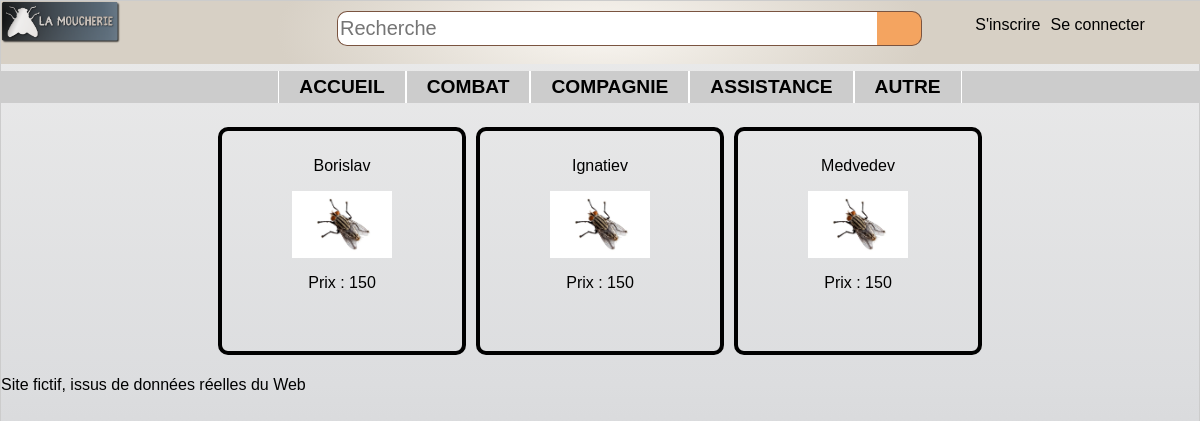
The page /controler/main.ctrl.php?cat=11 on the database as committed earlier.
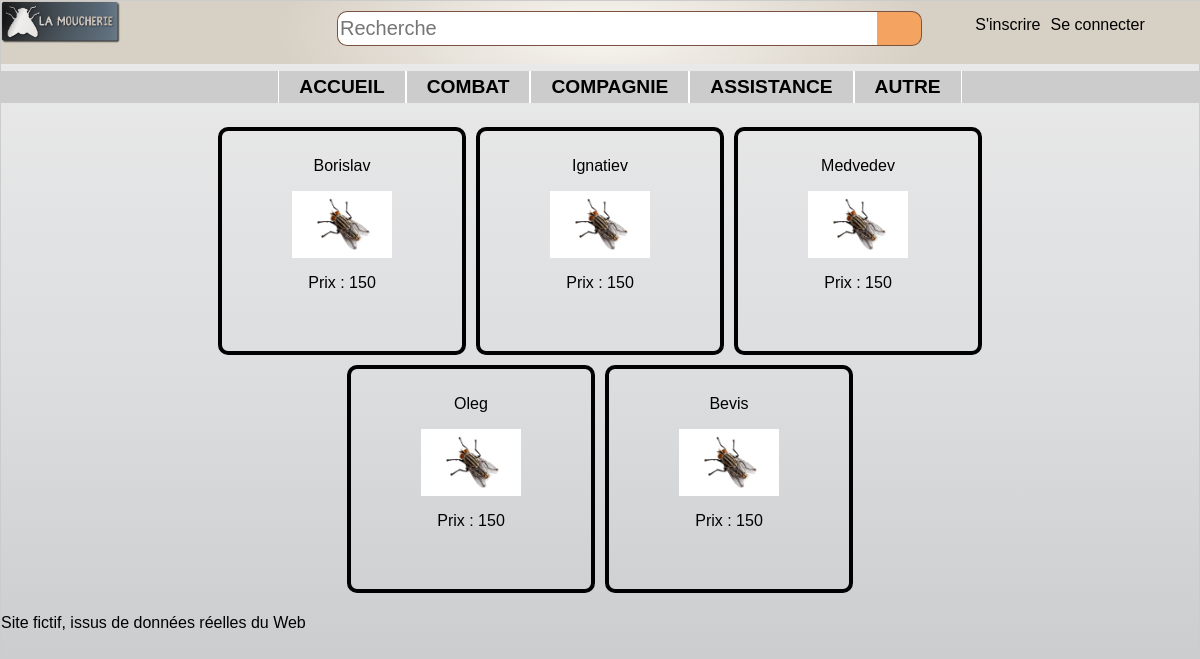
The same page on the database as committed later.
### tables this page shows
CREATE TABLE categorie (
	id INTEGER PRIMARY KEY,
	nom TEXT,
	pere INTEGER,
	FOREIGN KEY(pere) REFERENCES categorie(id)
);

CREATE TABLE article (
	ref INTEGER PRIMARY KEY,
	libelle TEXT,
	description TEXT,
	categorie INTEGER,
	prix REAL,
	image TEXT,
	FOREIGN KEY(categorie) REFERENCES categorie(id)
);

### controler/articles.ctrl.php (called while the page is built, shortened)
<?php
if (isset($_GET['cat']))
  $cat = $_GET['cat'];
else
  $cat = 0;
if (isset($_GET['ref'])){
  $ref = $_GET['ref'];
  if (isset($_GET['pred'])){
    $articles = $dao->prec($ref, $cat);
  }elseif (isset($_GET['next'])){
    $articles = $dao->next($ref, $cat);
  }
}else if ( $cat == 0){
  $articles = $dao->getBestArticle();
}else{
  $articles = $dao-> firstN($cat);
}
$next = $dao->next(end($articles)->ref, $cat);
include("../view/articles.view.php");
?>

### model/DAO.class.php (called while the page is built, shortened)
<?php
    $dao = new DAO();
    class DAO {
        private $db;
        function __construct() {
            try {
              $this->db = new PDO('sqlite:../data/db/lamoucherie.db');
            }
            catch (PDOException $e){
              die("erreur de connexion:".$e->getMessage());
            }
        }
        function firstN( int $cat) : array {
            if ($cat==0){
              $req = "SELECT * FROM article LIMIT 12";
            }else{
              if ($this->estUneCatPere($cat)==1){
                $req = "SELECT * FROM article WHERE categorie IN (select id FROM categorie WHERE pere=$cat) LIMIT 12";
              }else{
                $req = "SELECT * FROM article WHERE categorie=$cat LIMIT 12";
              }
            }
            $descripteur = $this->db->query($req);
            $result = $descripteur->fetchAll(PDO::FETCH_CLASS, 'Article');
            return $result;
        }
        function estUneCatPere(int $cat) : int {
          $req = "SELECT id FROM categorie WHERE id=$cat AND pere=id";
          $descripteur = $this->db->query($req);
          $estUneCatPere = $descripteur->fetchAll(PDO::FETCH_CLASS, 'Article');
          return sizeof($estUneCatPere);
        }
        function getAllCat() : array {
            $catPere = "SELECT * FROM categorie WHERE id=pere";
            $descripteur = $this->db->query($catPere);
            $resCatPere = $descripteur->fetchAll(PDO::FETCH_CLASS, 'Categorie');
            $resultat = array();
            foreach ($resCatPere as $key => $value) {
              $sousCatPere = "SELECT * FROM categorie WHERE pere=$value->id AND id!=pere";
              $descripteur = $this->db->query($sousCatPere);
              $resSousCatPere = $descripteur->fetchAll(PDO::FETCH_CLASS, 'Categorie');
              array_unshift($resSousCatPere, $value);
              $resultat[] = $resSousCatPere;
            }
            return $resultat;
        }
    }
    ?>

### view/articles.view.php (the view, shortened to what this page needs)
<?php
include("../view/header.php");
echo '<section class="articles">';
  $PATH = '../view/imgArticles/';
  foreach ($articles as $key => $article) {
    $img = $PATH.$article->image;
    echo"<a href=\"../controler/main.ctrl.php?cat=$cat&refArticle=$article->ref\">";
      echo '<article>';
        echo "<p>$article->libelle</p>";
        echo "<p><img src='$img' /></p>";
        echo "<p>Prix : $article->prix</p>";
      echo '</article>';
    echo"</a>";
  }
echo '</section>';
include("../view/footer.php");
?>

### controler/main.ctrl.php (shortened to what this page needs)
<?php
include_once("../model/DAO.class.php");
if ( isset($_SESSION["mail"]) && $dao->verifMail($_SESSION["mail"]) ){
  $userConnected = true;
}else{
  $userConnected = false;
}
$listeCategorie = $dao->getAllCat();
if (isset($_GET['inscription'])){
  include('inscription.ctrl.php');
}else if(isset($_GET['admin'])){
  include('admin.ctrl.php');
}else if(isset($_GET['panier'])){
  include('panier.ctrl.php');
}else if(isset($_GET['infocompte'])){
  include('infoCompte.ctrl.php');
}else if(isset($_GET['refArticle'])){
  include('article.ctrl.php');
}else{
  include('articles.ctrl.php');
}
?>

### view/header.php (shortened to what this page needs)
<html>
<head>
  <link rel="stylesheet" type="text/css" href="../view/design/style.css">
</head>
<body class="bridge">
  <header>
    <img src="../view/design/logo-moucherieTrans.png" alt="logo-moucherieTrans">
    <form class="formulaire" action="index.html" method="post">
      <input class="champ" type="text" placeholder="Recherche"/>
      <input class="bouton" type="button" value=" " />
    </form>
  </header>
  <nav class="connexion">
    <ul>
      <?php
          if ($userConnected){
            echo "<li>MON COMPTE";
              echo "<ul>";
                echo "<li><a href=\"../controler/main.ctrl.php?panier=1\">Mon panier</a></li>";
                echo "<li><a href=\"../controler/main.ctrl.php?infocompte=1\">Information compte</a></li>";
                if(  $_SESSION['statut'] == 'admin'){
                  echo "<li><a href=\"../controler/main.ctrl.php?admin=1\">Administration</a></li>";
                }
                echo "<li><a href=\"../controler/main.ctrl.php?deconnexion=1\">Déconnexion</a></li>";
              echo "</ul>";
            echo "</li>";
          }else{
            echo "<li><a href=\"../controler/main.ctrl.php?inscription=1\">S'inscrire</a></li>";
            echo "<li><form action=\"../controler/main.ctrl.php\" method=\"get\">Se connecter";
            echo "</form></li>";
          }
       ?>
    </ul>
  </nav>
  <nav class="menu">
    <ul>
      <li><a href="../controler/main.ctrl.php">accueil</a></li>
      <?php
        foreach ($listeCategorie as $key => $value) {
          if (sizeof($value)>1){
            $catPere = $value[0]->nom;
            $numCat = $value[0]->id;
            echo"<li><a href=\"../controler/main.ctrl.php?cat=$numCat\">$catPere</a>";
            echo"</li>";
          }else{
            $catPere = $value[0]->nom;
            $numCat = $value[0]->id;
            echo"<li><a href=\"../controler/main.ctrl.php?cat=$numCat\">$catPere</a></li>";
          }
        }
      ?>
    </ul>
  </nav>

### view/footer.php
  <footer>
    </p>Site fictif, issus de données réelles du Web</p>
  </footer>
</body>
</html>

### view/design/style.css (style rules this page uses)
.bridge { background-image: -webkit-linear-gradient(top, #EBEBEB 0%, #DCDDDF 48%, #C4C5C7 99%); background-image: linear-gradient(-180deg, #EBEBEB 0%, #DCDDDF 48%, #C4C5C7 99%); margin: 0px; }
body { font-family: HelveticaNeueW01-Thin,HelveticaNeueW02-Thin,HelveticaNeueW10-35Thin,sans-serif; margin: auto; border: 1px solid #CCC; box-shadow: 10px 10px 5px #888888; }
header { font-size:large; font-weight: bolder; width: 100%; border-left: none; border-right: none; margin: 0px; margin-top: 0px; padding: 0px; display: flex; position: fixed; justify-content: space-between; background-image: -webkit-radial-gradient(27% 185%, #F9F6F1 0%, #D7D0C5 100%); background-image: radial-gradient(27% 185%, #F9F6F1 0%, #D7D0C5 100%); }
.formulaire { display:flex; justify-content: flex-start; width: 50%; height: 35px; margin-top: 10px; margin-right: 22%; }
.formulaire .champ { width: 90%; height:35px; background-color: #ffff; border: solid 1px #7a5440; border-right: solid 0px; border-radius: 10px; border-top-right-radius: 0px; border-bottom-right-radius: 0px; font-family: arial, verdana, sans-serif; font-size: 20px; margin: 0px; padding: 2px; }
.formulaire .bouton { background-color: #F4A460; background-repeat: no-repeat; border-radius: 10px,10px,0px,0px; width: 45px; height: 100%; padding: 0px; margin: 0px; border-left: solid 0px; border-radius: 10px; border-top-left-radius: 0px; border-bottom-left-radius: 0px; vertical-align: top; border: solid 1px #7a5440; border-left: solid 0px; }
.connexion { width: 300px; height: auto; position: fixed; top : 0px; right: 10px; }
.connexion ul { list-style-type:none; display : flex; justify-content: center; }
.connexion ul li a { display: inline-block; margin-right: 10px; }
header img { width: 10%; height: 50%; }
.menu ul { background: #CCCCCC; font-size: 1.2em; list-style-type:none; display : flex; justify-content: center; margin-top : 70px; font-weight: bold; text-transform: uppercase; color : black; }
.menu ul li a { display: inline-block; padding:5px 20px; border-left: 1px solid white; border-right: 1px solid white; }
li a:link { text-decoration:none; color : black; }
section { display: flex; margin: auto; flex-wrap: wrap; justify-content :center; max-width: 840px; }
.articles a { width: 220px; height: 200px; border: 4px solid black; border-radius: 10px; padding:10px; margin : 5px; text-align: center; }
.articles a:link { text-decoration:none; color : black; }
.articles article img { width: 100px; }

Rows that differ between the two databases and show on the page:
now on this page (row edited): article: libelle "Oleg", image (picture), prix "150"
now on this page (row edited): article: libelle "Bevis", image (picture), prix "150"
